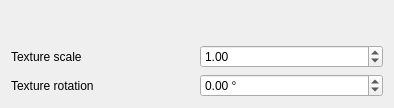
<?xml version="1.0" encoding="UTF-8"?>
<ui version="4.0">
 <class>UnlitTextureMaterialWidget</class>
 <widget class="QWidget" name="UnlitTextureMaterialWidget">
  <property name="geometry">
   <rect>
    <x>0</x>
    <y>0</y>
    <width>394</width>
    <height>108</height>
   </rect>
  </property>
  <property name="windowTitle">
   <string notr="true">Form</string>
  </property>
  <layout class="QGridLayout" name="gridLayout">
   <item row="2" column="0">
    <widget class="QLabel" name="lblTextureRotation">
     <property name="text">
      <string>Texture rotation</string>
     </property>
    </widget>
   </item>
   <item row="1" column="0">
    <widget class="QLabel" name="lblTextureScale">
     <property name="text">
      <string>Texture scale</string>
     </property>
    </widget>
   </item>
   <item row="1" column="1">
    <widget class="QgsDoubleSpinBox" name="textureScaleSpinBox">
     <property name="minimum">
      <double>0.010000000000000</double>
     </property>
     <property name="maximum">
      <double>100.000000000000000</double>
     </property>
     <property name="singleStep">
      <double>1.000000000000000</double>
     </property>
     <property name="value">
      <double>1.000000000000000</double>
     </property>
    </widget>
   </item>
   <item row="2" column="1">
    <widget class="QgsDoubleSpinBox" name="textureRotationSpinBox">
     <property name="suffix">
      <string> °</string>
     </property>
     <property name="minimum">
      <double>-360.000000000000000</double>
     </property>
     <property name="maximum">
      <double>360.000000000000000</double>
     </property>
     <property name="singleStep">
      <double>0.500000000000000</double>
     </property>
    </widget>
   </item>
   <item row="0" column="0" colspan="2">
    <widget class="QgsImageSourceLineEdit" name="textureFile" native="true"/>
   </item>
  </layout>
 </widget>
 <customwidgets>
  <customwidget>
   <class>QgsDoubleSpinBox</class>
   <extends>QDoubleSpinBox</extends>
   <header>qgsdoublespinbox.h</header>
  </customwidget>
  <customwidget>
   <class>QgsImageSourceLineEdit</class>
   <extends>QWidget</extends>
   <header>qgsfilecontentsourcelineedit.h</header>
   <container>1</container>
  </customwidget>
 </customwidgets>
 <resources/>
 <connections/>
</ui>
